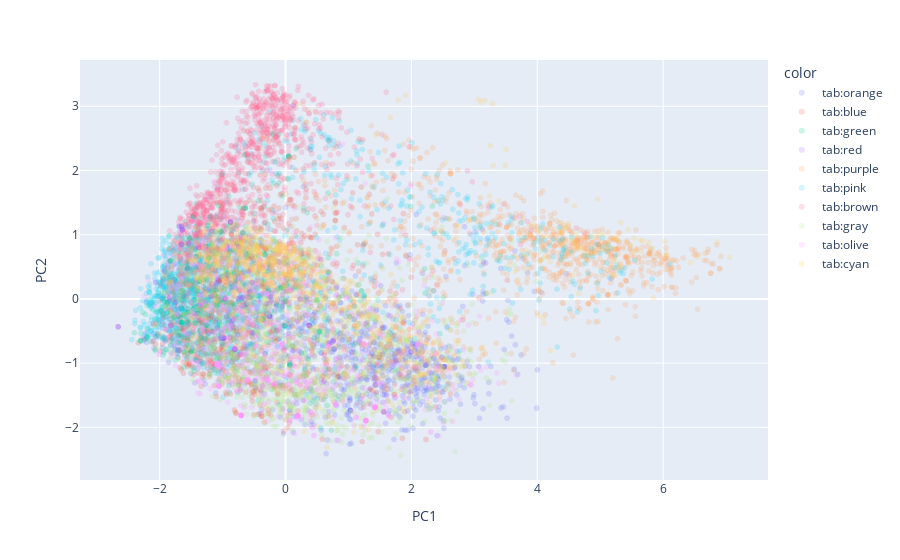

The notebook cell this image was saved under:
### Code cell
colors ={ "afrobeat":'tab:blue', 'acoustic':'tab:orange', 'alt-rock':'tab:green', 'alternative':'tab:red',
       'ambient':'tab:purple', 'black-metal':'tab:brown', 'anime':'tab:pink', 'bluegrass':'tab:gray',
       'blues':'tab:olive', 'world-music':'tab:cyan'}

sampled_df['color'] = sampled_df.index.map(colors)

# Plot PC1 vs PC2
fig = px.scatter(pca_scaled_x, x="PC1", y="PC2",
                 opacity=0.2,
                 hover_name=sampled_df.index,
                 color=sampled_df['color'])  # Use 'color' column for color coding

fig.show()

### Figure 1 — Plotly figure (JSON) as saved in the notebook; plotly's stock layout.template omitted (floating-point values rounded to 4 significant figures; data arrays with more than 128 entries replaced by an {"elided": "..."} marker saying what was removed)
{"data": [{"hovertemplate": "<b>%{hovertext}</b><br><br>color=tab:orange<br>PC1=%{x}<br>PC2=%{y}<extra></extra>", "hovertext": {"elided": "991 str values"}, "legendgroup": "tab:orange", "marker": {"color": "#636efa", "opacity": 0.2, "symbol": "circle"}, "mode": "markers", "name": "tab:orange", "showlegend": true, "type": "scattergl", "x": {"elided": "991 float values"}, "xaxis": "x", "y": {"elided": "991 float values"}, "yaxis": "y"}, {"hovertemplate": "<b>%{hovertext}</b><br><br>color=tab:blue<br>PC1=%{x}<br>PC2=%{y}<extra></extra>", "hovertext": {"elided": "994 str values"}, "legendgroup": "tab:blue", "marker": {"color": "#EF553B", "opacity": 0.2, "symbol": "circle"}, "mode": "markers", "name": "tab:blue", "showlegend": true, "type": "scattergl", "x": {"elided": "994 float values"}, "xaxis": "x", "y": {"elided": "994 float values"}, "yaxis": "y"}, {"hovertemplate": "<b>%{hovertext}</b><br><br>color=tab:green<br>PC1=%{x}<br>PC2=%{y}<extra></extra>", "hovertext": {"elided": "997 str values"}, "legendgroup": "tab:green", "marker": {"color": "#00cc96", "opacity": 0.2, "symbol": "circle"}, "mode": "markers", "name": "tab:green", "showlegend": true, "type": "scattergl", "x": {"elided": "997 float values"}, "xaxis": "x", "y": {"elided": "997 float values"}, "yaxis": "y"}, {"hovertemplate": "<b>%{hovertext}</b><br><br>color=tab:red<br>PC1=%{x}<br>PC2=%{y}<extra></extra>", "hovertext": {"elided": "406 str values"}, "legendgroup": "tab:red", "marker": {"color": "#ab63fa", "opacity": 0.2, "symbol": "circle"}, "mode": "markers", "name": "tab:red", "showlegend": true, "type": "scattergl", "x": {"elided": "406 float values"}, "xaxis": "x", "y": {"elided": "406 float values"}, "yaxis": "y"}, {"hovertemplate": "<b>%{hovertext}</b><br><br>color=tab:purple<br>PC1=%{x}<br>PC2=%{y}<extra></extra>", "hovertext": {"elided": "957 str values"}, "legendgroup": "tab:purple", "marker": {"color": "#FFA15A", "opacity": 0.2, "symbol": "circle"}, "mode": "markers", "name": "tab:purple", "showlegend": true, "type": "scattergl", "x": {"elided": "957 float values"}, "xaxis": "x", "y": {"elided": "957 float values"}, "yaxis": "y"}, {"hovertemplate": "<b>%{hovertext}</b><br><br>color=tab:pink<br>PC1=%{x}<br>PC2=%{y}<extra></extra>", "hovertext": {"elided": "988 str values"}, "legendgroup": "tab:pink", "marker": {"color": "#19d3f3", "opacity": 0.2, "symbol": "circle"}, "mode": "markers", "name": "tab:pink", "showlegend": true, "type": "scattergl", "x": {"elided": "988 float values"}, "xaxis": "x", "y": {"elided": "988 float values"}, "yaxis": "y"}, {"hovertemplate": "<b>%{hovertext}</b><br><br>color=tab:brown<br>PC1=%{x}<br>PC2=%{y}<extra></extra>", "hovertext": {"elided": "976 str values"}, "legendgroup": "tab:brown", "marker": {"color": "#FF6692", "opacity": 0.2, "symbol": "circle"}, "mode": "markers", "name": "tab:brown", "showlegend": true, "type": "scattergl", "x": {"elided": "976 float values"}, "xaxis": "x", "y": {"elided": "976 float values"}, "yaxis": "y"}, {"hovertemplate": "<b>%{hovertext}</b><br><br>color=tab:gray<br>PC1=%{x}<br>PC2=%{y}<extra></extra>", "hovertext": {"elided": "993 str values"}, "legendgroup": "tab:gray", "marker": {"color": "#B6E880", "opacity": 0.2, "symbol": "circle"}, "mode": "markers", "name": "tab:gray", "showlegend": true, "type": "scattergl", "x": {"elided": "993 float values"}, "xaxis": "x", "y": {"elided": "993 float values"}, "yaxis": "y"}, {"hovertemplate": "<b>%{hovertext}</b><br><br>color=tab:olive<br>PC1=%{x}<br>PC2=%{y}<extra></extra>", "hovertext": {"elided": "934 str values"}, "legendgroup": "tab:olive", "marker": {"color": "#FF97FF", "opacity": 0.2, "symbol": "circle"}, "mode": "markers", "name": "tab:olive", "showlegend": true, "type": "scattergl", "x": {"elided": "934 float values"}, "xaxis": "x", "y": {"elided": "934 float values"}, "yaxis": "y"}, {"hovertemplate": "<b>%{hovertext}</b><br><br>color=tab:cyan<br>PC1=%{x}<br>PC2=%{y}<extra></extra>", "hovertext": {"elided": "913 str values"}, "legendgroup": "tab:cyan", "marker": {"color": "#FECB52", "opacity": 0.2, "symbol": "circle"}, "mode": "markers", "name": "tab:cyan", "showlegend": true, "type": "scattergl", "x": {"elided": "913 float values"}, "xaxis": "x", "y": {"elided": "913 float values"}, "yaxis": "y"}], "layout": {"legend": {"title": {"text": "color"}, "tracegroupgap": 0}, "margin": {"t": 60}, "xaxis": {"anchor": "y", "domain": [0, 1], "title": {"text": "PC1"}}, "yaxis": {"anchor": "x", "domain": [0, 1], "title": {"text": "PC2"}}}}
